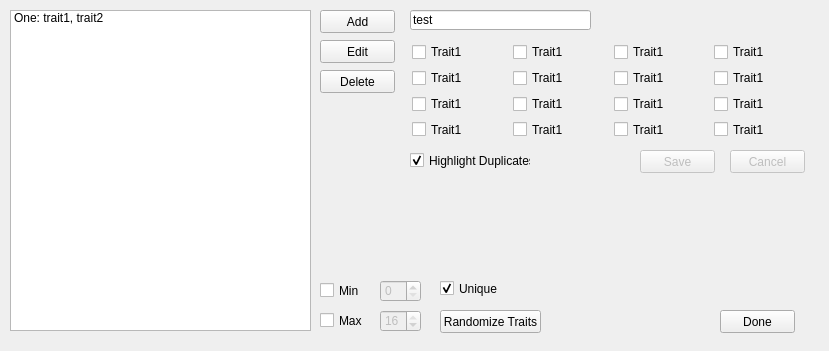
<?xml version="1.0" encoding="UTF-8"?>
<ui version="4.0">
 <class>Form</class>
 <widget class="QWidget" name="Form">
  <property name="geometry">
   <rect>
    <x>0</x>
    <y>0</y>
    <width>829</width>
    <height>351</height>
   </rect>
  </property>
  <property name="windowTitle">
   <string>Character Editor</string>
  </property>
  <property name="statusTip">
   <string/>
  </property>
  <widget class="QPushButton" name="b_Rand_Traits">
   <property name="geometry">
    <rect>
     <x>440</x>
     <y>310</y>
     <width>101</width>
     <height>23</height>
    </rect>
   </property>
   <property name="text">
    <string>Randomize Traits</string>
   </property>
  </widget>
  <widget class="QPushButton" name="b_Edit">
   <property name="geometry">
    <rect>
     <x>320</x>
     <y>40</y>
     <width>75</width>
     <height>23</height>
    </rect>
   </property>
   <property name="text">
    <string>Edit</string>
   </property>
  </widget>
  <widget class="QSpinBox" name="sb_Min">
   <property name="enabled">
    <bool>false</bool>
   </property>
   <property name="geometry">
    <rect>
     <x>380</x>
     <y>280</y>
     <width>41</width>
     <height>22</height>
    </rect>
   </property>
   <property name="maximum">
    <number>16</number>
   </property>
  </widget>
  <widget class="QPushButton" name="b_Done">
   <property name="geometry">
    <rect>
     <x>720</x>
     <y>310</y>
     <width>75</width>
     <height>23</height>
    </rect>
   </property>
   <property name="text">
    <string>Done</string>
   </property>
  </widget>
  <widget class="QPushButton" name="b_Add">
   <property name="geometry">
    <rect>
     <x>320</x>
     <y>10</y>
     <width>75</width>
     <height>23</height>
    </rect>
   </property>
   <property name="text">
    <string>Add</string>
   </property>
  </widget>
  <widget class="QPushButton" name="b_Delete">
   <property name="geometry">
    <rect>
     <x>320</x>
     <y>70</y>
     <width>75</width>
     <height>23</height>
    </rect>
   </property>
   <property name="text">
    <string>Delete</string>
   </property>
  </widget>
  <widget class="QLineEdit" name="char_name_box">
   <property name="geometry">
    <rect>
     <x>410</x>
     <y>10</y>
     <width>181</width>
     <height>20</height>
    </rect>
   </property>
   <property name="text">
    <string>test</string>
   </property>
  </widget>
  <widget class="QCheckBox" name="chk_Unique">
   <property name="geometry">
    <rect>
     <x>440</x>
     <y>280</y>
     <width>61</width>
     <height>17</height>
    </rect>
   </property>
   <property name="toolTip">
    <string>&lt;html&gt;&lt;head/&gt;&lt;body&gt;&lt;p&gt;Trait assignments unique, or allow duplicates&lt;/p&gt;&lt;/body&gt;&lt;/html&gt;</string>
   </property>
   <property name="text">
    <string>Unique</string>
   </property>
   <property name="checked">
    <bool>true</bool>
   </property>
  </widget>
  <widget class="QPushButton" name="b_Edit_Cancel">
   <property name="enabled">
    <bool>false</bool>
   </property>
   <property name="geometry">
    <rect>
     <x>730</x>
     <y>150</y>
     <width>75</width>
     <height>23</height>
    </rect>
   </property>
   <property name="text">
    <string>Cancel</string>
   </property>
  </widget>
  <widget class="QCheckBox" name="chk_Highlight">
   <property name="geometry">
    <rect>
     <x>410</x>
     <y>150</y>
     <width>121</width>
     <height>21</height>
    </rect>
   </property>
   <property name="text">
    <string>Highlight Duplicates</string>
   </property>
   <property name="checked">
    <bool>true</bool>
   </property>
  </widget>
  <widget class="QCheckBox" name="chk_Min">
   <property name="geometry">
    <rect>
     <x>320</x>
     <y>280</y>
     <width>51</width>
     <height>21</height>
    </rect>
   </property>
   <property name="text">
    <string>Min</string>
   </property>
  </widget>
  <widget class="QCheckBox" name="chk_Max">
   <property name="geometry">
    <rect>
     <x>320</x>
     <y>310</y>
     <width>51</width>
     <height>21</height>
    </rect>
   </property>
   <property name="text">
    <string>Max</string>
   </property>
  </widget>
  <widget class="QSpinBox" name="sb_Max">
   <property name="enabled">
    <bool>false</bool>
   </property>
   <property name="geometry">
    <rect>
     <x>380</x>
     <y>310</y>
     <width>41</width>
     <height>22</height>
    </rect>
   </property>
   <property name="minimum">
    <number>1</number>
   </property>
   <property name="maximum">
    <number>16</number>
   </property>
   <property name="value">
    <number>16</number>
   </property>
  </widget>
  <widget class="QListWidget" name="listWidget_Chars">
   <property name="geometry">
    <rect>
     <x>10</x>
     <y>10</y>
     <width>301</width>
     <height>321</height>
    </rect>
   </property>
   <item>
    <property name="text">
     <string>One: trait1, trait2</string>
    </property>
   </item>
  </widget>
  <widget class="QWidget" name="layoutWidget">
   <property name="geometry">
    <rect>
     <x>410</x>
     <y>40</y>
     <width>401</width>
     <height>101</height>
    </rect>
   </property>
   <layout class="QGridLayout" name="grid_traits">
    <property name="leftMargin">
     <number>2</number>
    </property>
    <property name="topMargin">
     <number>2</number>
    </property>
    <property name="rightMargin">
     <number>2</number>
    </property>
    <property name="bottomMargin">
     <number>2</number>
    </property>
    <item row="0" column="0">
     <widget class="QCheckBox" name="chk_Trait_25">
      <property name="text">
       <string>Trait1</string>
      </property>
     </widget>
    </item>
    <item row="0" column="1">
     <widget class="QCheckBox" name="chk_Trait_28">
      <property name="text">
       <string>Trait1</string>
      </property>
     </widget>
    </item>
    <item row="0" column="2">
     <widget class="QCheckBox" name="chk_Trait_32">
      <property name="text">
       <string>Trait1</string>
      </property>
     </widget>
    </item>
    <item row="0" column="3">
     <widget class="QCheckBox" name="chk_Trait_20">
      <property name="text">
       <string>Trait1</string>
      </property>
     </widget>
    </item>
    <item row="1" column="0">
     <widget class="QCheckBox" name="chk_Trait_17">
      <property name="text">
       <string>Trait1</string>
      </property>
     </widget>
    </item>
    <item row="1" column="1">
     <widget class="QCheckBox" name="chk_Trait_31">
      <property name="text">
       <string>Trait1</string>
      </property>
     </widget>
    </item>
    <item row="1" column="2">
     <widget class="QCheckBox" name="chk_Trait_24">
      <property name="text">
       <string>Trait1</string>
      </property>
     </widget>
    </item>
    <item row="1" column="3">
     <widget class="QCheckBox" name="chk_Trait_21">
      <property name="text">
       <string>Trait1</string>
      </property>
     </widget>
    </item>
    <item row="2" column="0">
     <widget class="QCheckBox" name="chk_Trait_18">
      <property name="text">
       <string>Trait1</string>
      </property>
     </widget>
    </item>
    <item row="2" column="1">
     <widget class="QCheckBox" name="chk_Trait_23">
      <property name="text">
       <string>Trait1</string>
      </property>
     </widget>
    </item>
    <item row="2" column="2">
     <widget class="QCheckBox" name="chk_Trait_26">
      <property name="text">
       <string>Trait1</string>
      </property>
     </widget>
    </item>
    <item row="2" column="3">
     <widget class="QCheckBox" name="chk_Trait_22">
      <property name="text">
       <string>Trait1</string>
      </property>
     </widget>
    </item>
    <item row="3" column="0">
     <widget class="QCheckBox" name="chk_Trait_19">
      <property name="text">
       <string>Trait1</string>
      </property>
     </widget>
    </item>
    <item row="3" column="1">
     <widget class="QCheckBox" name="chk_Trait_29">
      <property name="text">
       <string>Trait1</string>
      </property>
     </widget>
    </item>
    <item row="3" column="2">
     <widget class="QCheckBox" name="chk_Trait_27">
      <property name="text">
       <string>Trait1</string>
      </property>
     </widget>
    </item>
    <item row="3" column="3">
     <widget class="QCheckBox" name="chk_Trait_30">
      <property name="text">
       <string>Trait1</string>
      </property>
     </widget>
    </item>
   </layout>
  </widget>
  <widget class="QLabel" name="lbl_Debug">
   <property name="geometry">
    <rect>
     <x>600</x>
     <y>10</y>
     <width>161</width>
     <height>16</height>
    </rect>
   </property>
   <property name="text">
    <string/>
   </property>
  </widget>
  <widget class="QPushButton" name="b_Edit_Save">
   <property name="enabled">
    <bool>false</bool>
   </property>
   <property name="geometry">
    <rect>
     <x>640</x>
     <y>150</y>
     <width>75</width>
     <height>23</height>
    </rect>
   </property>
   <property name="text">
    <string>Save</string>
   </property>
  </widget>
 </widget>
 <resources/>
 <connections/>
</ui>
